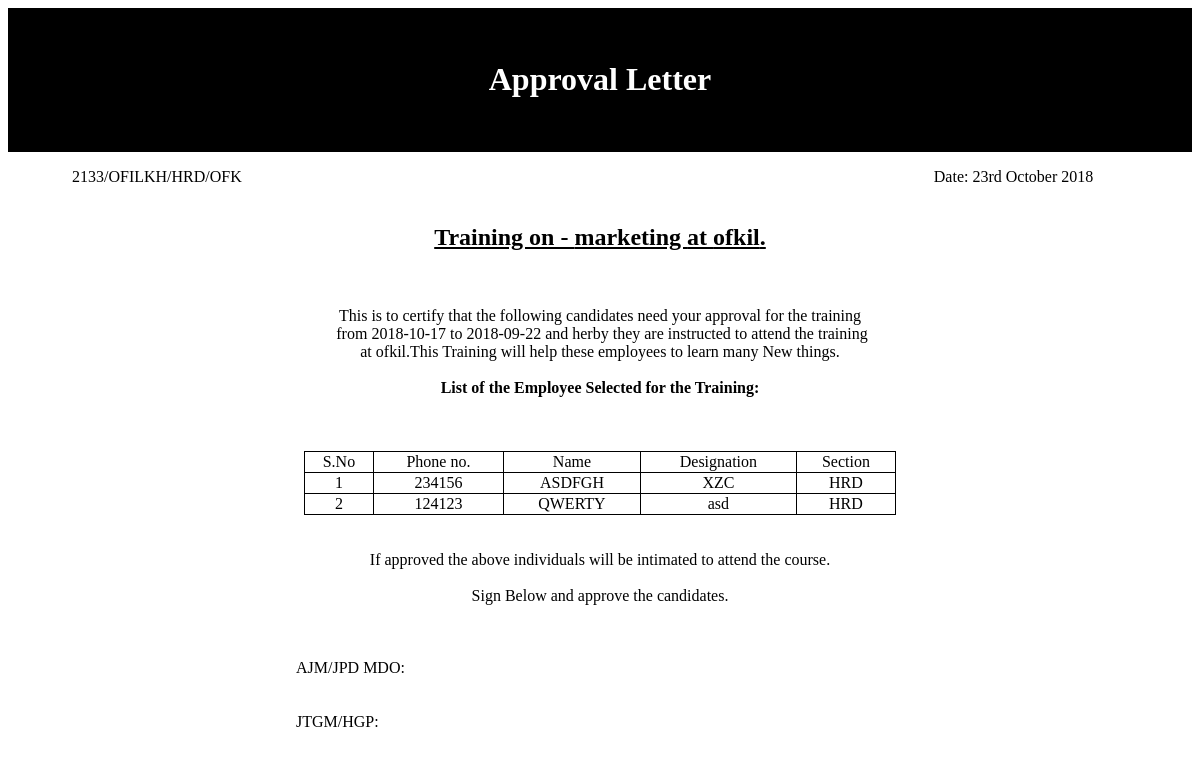
Screenshot of /approval1.php?crs_id=4 with the database file from the repository.
### tables this page shows
CREATE TABLE `trg_calender` (
  `crs_id` int(4) NOT NULL,
  `crs_name` varchar(50) NOT NULL,
  `date_from` date NOT NULL,
  `date_to` date NOT NULL,
  `emp_level` varchar(30) NOT NULL,
  `course_category` varchar(15) NOT NULL,
  `crs_status` varchar(20) NOT NULL,
  `conductedbyid` varchar(10) NOT NULL,
  `different_venue` varchar(10) NOT NULL,
  `corecompitency` varchar(5) NOT NULL,
  `approvalno` varchar(20) NOT NULL,
  `approvaldt` date DEFAULT NULL,
  `remark` varchar(20) NOT NULL
);

CREATE TABLE `emp` (
  `id` int(5) NOT NULL,
  `pno` int(6) NOT NULL,
  `name` varchar(30) NOT NULL,
  `desg` varchar(10) NOT NULL,
  `sec_code` int(11) NOT NULL,
  `dob` date NOT NULL,
  `crs_id` int(4) DEFAULT NULL,
  `dt_apt_org` date NOT NULL,
  `dt_post` date NOT NULL,
  `remark` varchar(20) NOT NULL,
  `extra_nomination` tinyint(1) DEFAULT NULL
);

CREATE TABLE `section_detail` (
  `sec_code` int(11) NOT NULL,
  `sec_name` varchar(20) NOT NULL
);

### approval1.php (the view, shortened to what this page needs)
<!DOCTYPE html>
<html>
<body>
<center>
<header><h1>Approval Letter</h1></header>
</center>
<p>&emsp;&emsp;&emsp;&emsp;2133/OFILKH/HRD/OFK
&emsp;&emsp;&emsp;&emsp;&emsp;&emsp;&emsp;&emsp;&emsp;&emsp;&emsp;&emsp;&emsp;&emsp;&emsp;&emsp;&emsp;&emsp;&emsp;&emsp;&emsp;&emsp;&emsp;&emsp;&emsp;&emsp;&emsp;&emsp;&emsp;&emsp;&emsp;&emsp;&emsp;&emsp;&emsp;&emsp;&emsp;&emsp;&emsp;&emsp;&emsp;&emsp;&emsp;Date: 23rd October 2018
<?php
$crs_id=$_GET['crs_id'];
$servername="localhost";
$username="root";
$password="";
$dbname="hrd";
$conn=mysqli_connect("$servername","$username","$password","$dbname");
$sql="select crs_name,date_from,date_to,conductedbyid from trg_calender where crs_id=$crs_id";
$result=$conn->query($sql);
$row=$result->fetch_assoc();
echo"<br><br><center><p><b><u><h2>Training on - ".$row['crs_name']." at ".$row['conductedbyid'].".<br></b></h2></u></p>";
echo"<br><br>This is to certify that the following candidates need your approval for the training <br> &nbsp;from ".$row['date_from']." to ".$row['date_to']." and herby they are instructed  to attend the training <br> at ".$row['conductedbyid'].".This Training will help these employees to learn many New things. ";
$a=1;
echo "<br><br><b>List of the Employee Selected for the Training:</b>";
$sql1="select emp.pno,emp.name,emp.desg,section_detail.sec_name from emp inner join section_detail on emp.sec_code=section_detail.sec_code where crs_id=$crs_id";
echo"<table border='1'><tr><td>S.No</td><td>Phone no.</td><td>Name</td><td>Designation</td><td>Section</td></tr>";
if($result1=$conn->query($sql1))
{
   while($row1=$result1->fetch_assoc())
   {
       echo"<tr>";
       echo"<br><td>".$a."</td><td>".$row1["pno"]."</td><td>".$row1["name"]."</td><td>".$row1["desg"]."</td><td>".$row1["sec_name"]."</td><br>";
       echo"</tr>";
	   $a+=1;
   }
}
else
{
echo "0 results";
}
echo"</table>";
echo"<br><br> If approved the above individuals will be intimated to attend the course.";
echo"<br><br> Sign Below and approve the candidates.</center>";
echo"<br><br><br>&emsp;&emsp;&emsp;&emsp;&emsp;&emsp;&emsp;&emsp;&emsp;&emsp;&emsp;&emsp;&emsp;&emsp;&emsp;&emsp;&emsp;&emsp;AJM/JPD MDO:";
echo"<br><br><br>&emsp;&emsp;&emsp;&emsp;&emsp;&emsp;&emsp;&emsp;&emsp;&emsp;&emsp;&emsp;&emsp;&emsp;&emsp;&emsp;&emsp;&emsp;JTGM/HGP:";
?>
</body>
</html>

### approval1.php (style rules this page uses)
table { border-collapse:collapse; width:50% }
header, footer { padding: 2em; color: white; background-color: black; clear: left; text-align: center; }
h1 { font-size: 1.5 cm; }
table,td,th { border:1px solid black; text-align:center; }

### rows the page displays
trg_calender: crs_name "marketing", conductedbyid "ofkil", date_from "2018-10-17", date_to "2018-09-22"
emp: pno "234156", name "ASDFGH", desg "XZC", section_detail.sec_name "HRD"
emp: pno "124123", name "QWERTY", desg "asd", section_detail.sec_name "HRD"
